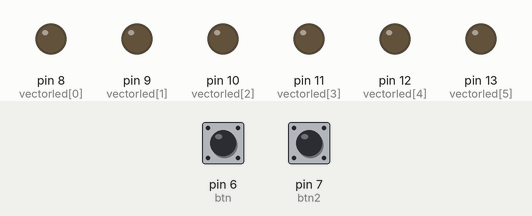
This sketch was run on a simulated Arduino Uno, built with avr-gcc and run on an emulated ATmega328P. Parts: output pins drawn as LEDs (lit = HIGH). Dashed ring = blinking. The test bench sets the inputs (shaded band); at power-on: pin 6 (btn) LOW, pin 7 (btn2) LOW.

Above: at 1.2 s.
1.3 s: pin 6 (btn) pulled HIGH for 0.15 s
At 1.75 s:
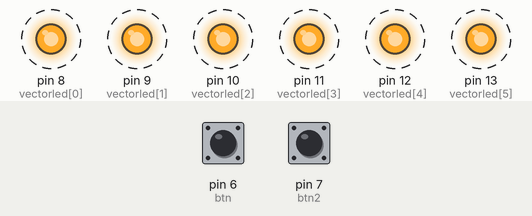
4.4 s: pin 7 (btn2) pulled HIGH for 3.2 s
At 6.85 s:
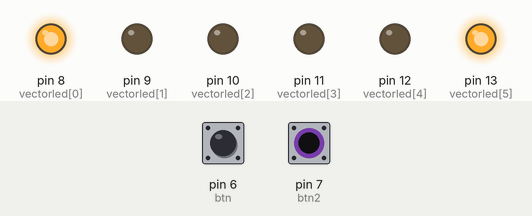
Timing chart, 0 to 15.1 s (numbered marks = the images above; inputs shaded):
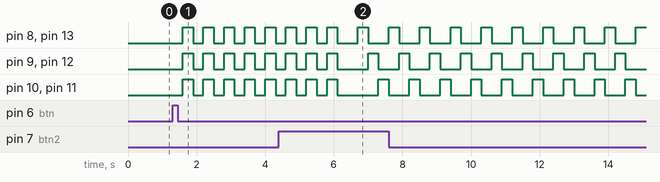

Measured:
- after the input at 1.3 s, pin 8 (vectorled[0]), pin 9 (vectorled[1]), pin 10 (vectorled[2]), pin 11 (vectorled[3]), pin 12 (vectorled[4]), pin 13 (vectorled[5]): alternates HIGH for 0.30 s and LOW for 0.30 s, starting after 0.30 s

The sketch:

codigoTarea2NogalesCamilo.ino
```cpp
/*
 *  CAPITULO 2: PUERTOS DIGITALES
 *  TAREA 2: Realice un programa que al presionar un pulsador, active un juego de 6 luces led que solo se enciendan.
 *  Este juego se ejecutará 8 veces cada vez que se presione el pulsador.
 *  Con otro pulsador, active un juego de 6 luces led que encienda  y apague  en grupos de dos en dos de la forma:
 *  1 y 6, 2 y 5 , 3 y 4
 *  Este juego se ejecutará 10 veces cada vez que se presione este pulsador.
 *  FUNCIONES:
 *          pinMode(pin,MODO), MODO---> INPUT/OUTPUT
 *          digitalWrite(pin,ESTADO), ESTADO---> HIGH/LOW
 *          delay(ms), ms---> tiempo en milisegundos
 */


const int vectorled [6] = {8,9,10,11,12,13};
const int btn2=7;
const int btn=6;
int i=0,j=0,k=0,l=0,m=0;
void setup() {
  // put your setup code here, to run once:
pinMode(btn,INPUT);
pinMode(btn2,INPUT);
for(i=0;i<6;i++){
  pinMode(vectorled[i],OUTPUT);
  }
}

void loop() {
  // put your main code here, to run repeatedly:
//Al presionar el boton se encienden los 6 leds 8 veces

if(digitalRead(btn)==HIGH){
  m=0;
  delay(300); //antirebote
  while(m<16){
  //funcion toogle
    for(j=0;j<6;j++){
      digitalWrite(vectorled[j],!digitalRead(vectorled[j]));
    }
  delay(300);
  m++;
  digitalWrite(btn,digitalRead(btn));
  }
}
//Al presionar se enciende la secuencia de 6 leds 10 veces
if(digitalRead(btn2)==HIGH){
  l=0;
  delay(300); //antirebote
  while(l<10){
    for(k=0;k<3;k++){
      digitalWrite(vectorled[k],HIGH);
      digitalWrite(vectorled[5-k],HIGH);
      delay(300);
      digitalWrite(vectorled[k],LOW);
      digitalWrite(vectorled[5-k],LOW);
    }
  l++;
  }
}
}
```
